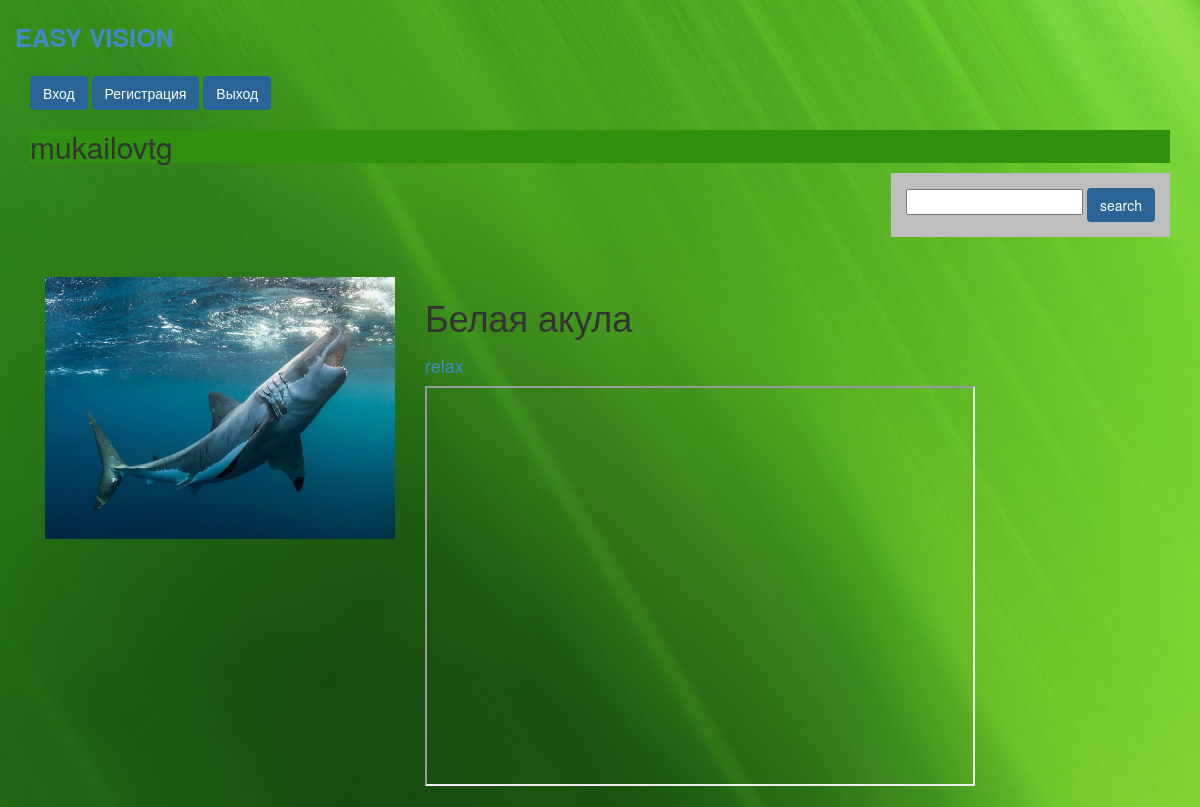
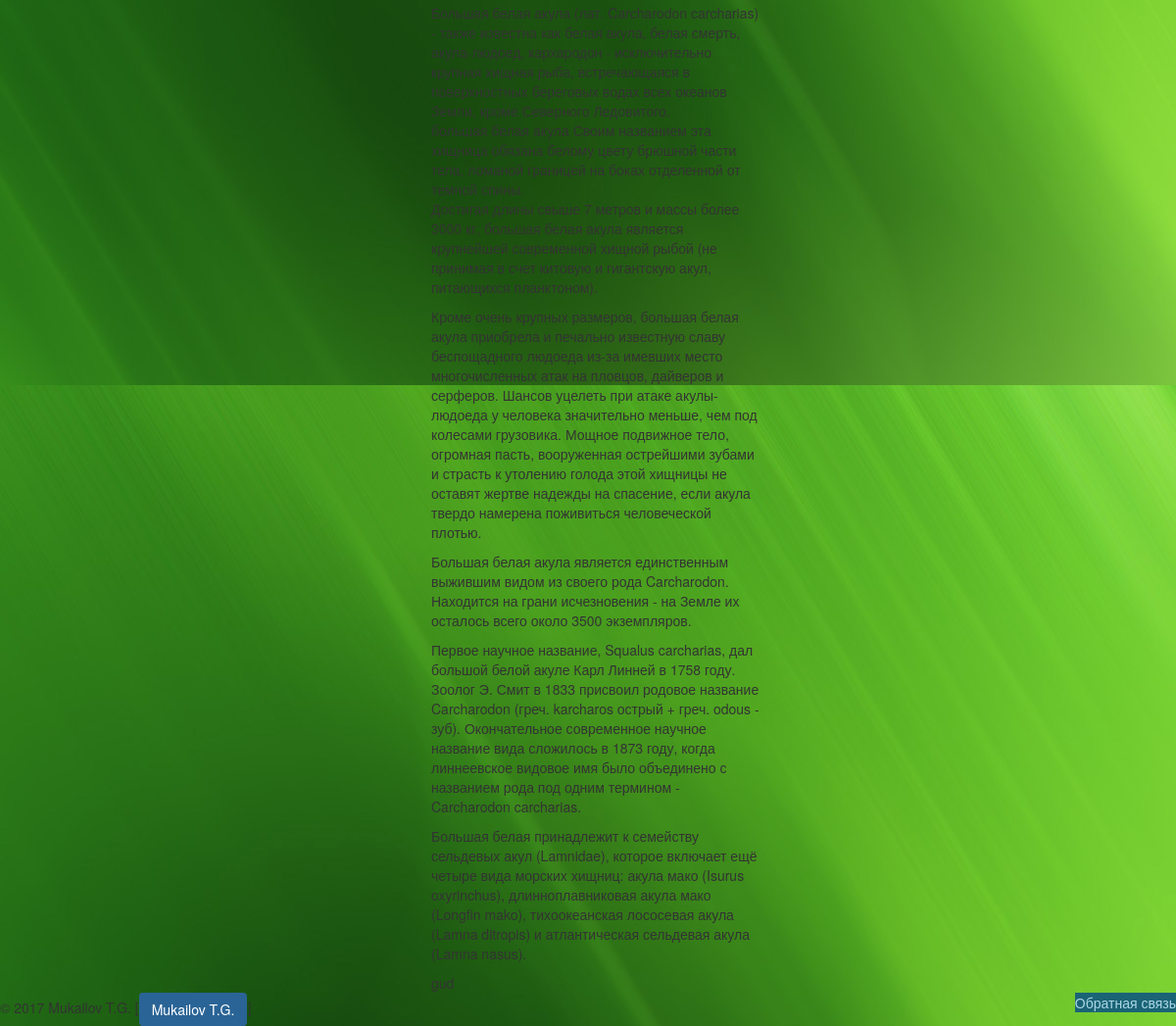
The page /1/belaja-akula/ (signed in) on the database its author committed (2 pictures, top to bottom).
### vision/models.py (models this page shows, shortened)
class Blog(models.Model):
    category = models.ForeignKey(Category, related_name='blogs', verbose_name='Категория')
    name = models.CharField(max_length=250, db_index=True, verbose_name='Название')
    slug = models.SlugField(max_length=250, db_index=True)
    image = models.ImageField(upload_to='blogs/%Y/%m/%d/', blank=True, verbose_name='Изображение')
    description = models.TextField(verbose_name='Описание',blank=True)
    created = models.DateTimeField(auto_now_add=True)
    videourl = models.URLField(max_length=250, verbose_name='Видео url',default=None)
    class Meta:
        ordering = ['created']
        verbose_name_plural = 'Блоги'
        index_together = [
            ['id', 'slug']
        ]

class Category(models.Model):
    name = models.CharField(max_length=250, db_index=True)
    slug = models.SlugField(max_length=250, db_index=True, unique=True)
    class Meta:
        ordering = ['name',]
        verbose_name = 'Категория'
        verbose_name_plural = 'Категории'
    def __str__(self):
        return self.name
    def get_absolute_url(self):
        return reverse('vision:BlogListByCategory', args=[self.slug])

### vision/views.py (the view)
# urls.py: url(r'^(?P<id>\d+)/(?P<slug>[-\w]+)/$', views.BlogDetail, name='BlogDetail'),
def BlogDetail(request, id, slug):
    user = request.user.username
    blog = get_object_or_404(Blog, id=id, slug=slug)
    return render(request, 'vision/blogs/detail.html', {
        'blog': blog,
        'user': user,
    })

### vision/templates/vision/blogs/detail.html (shortened to what this page needs)
{% extends "vision/base.html" %}
{% load static %}
{% block content %}
  <div class="product-detail">
    <div class="col-sm-4">
      <img src="{% if blog.image %}{{ blog.image.url }}{% else %}{% static "img/no-image.jpg"%}{% endif %}" class="img-responsive">
    </div>
    <div class="col-sm-8">
      <h1>{{ blog.name }}</h1>
      <h2><a href="{{ blog.category.get_absolute_url }}">{{ blog.category }}</a></h2>
      <p>
        <iframe width="550" height="400"
                 src="{{ blog.videourl }}"
                 frameborder="4"
                 allowfullscreen>
        </iframe>
      </p>
      <div class="col-sm-6">
        <p align="left"> {{ blog.description | linebreaks}} </p>
      </div>
      <div class="col-sm-8">
      </div>
    </div>
  </div>
{% endblock %}

### vision/templates/vision/base.html (shortened to what this page needs)
{% load static %}
<!DOCTYPE html>
<html lang="en" xmlns="http://www.w3.org/1999/html">
<head>
  <link rel="stylesheet" href="{% static "css/bootstrap.min.css" %}">
  <link rel="stylesheet" href="{% static "css/style.css" %}">
</head>
<body background="{% static "img/greenabs.jpg" %}">
  <section id="header">
    <div class="top container">
      <a href="{% url "vision:BlogList" %}">EASY VISION</a>
    </div>
  </section>
  <section class="container">
    <a class="btn" href="{% url "vision:LoginFormView" %}">Вход</a>
    <a class="btn" href="{% url "vision:RegisterFormView" %}">Регистрация</a>
    <a class="btn" href="{% url "vision:LogoutView" %}">Выход</a>
    {% if user %}
    <h2 class="btn-light">{{ user }}</h2>
    {% else %}
    <h2 class="btn-light">Гость</h2>
    {% endif %}
    <form class="top-bl" action="{% url "vision:search" %}" method="GET">
      <input type="text" name="q" />
      <button class="btn" type="submit">search</button>
    </form>
  </section>
  <section id="content row" class="container">
    {% block content %}{% endblock %}
  </section>
  <a  class="btn1" href="{% url "vision:ContactView" %}">Обратная связь</a>
&copy; 2017 Mukailov T.G. [<a class="btn" href="https://mukailov1991@mail.ru">Mukailov T.G.</a>]
</body>
</html>

### vision/static/css/style.css (style rules this page uses)
.top { padding: 20px 0; font-size: 25px; font-weight: 600; text-transform: uppercase; }
.top-bl { background: #bebebe; padding: 15px; float:right; }
.product-detail { margin-top: 40px; }
.product-detail h2 { font-size: 18px; }
.btn { background: #2a6496; color: white; }
.btn1 { background: #1a6476; color: lightblue; float: right; }
.btn-light { background: #309010; }

### rows shown on the page
Blog: image (picture), name "Белая акула", category "relax", description "Большая белая акула (лат. Carcharodon carcharias) - также известна как белая акула, белая смерть, акула-людоед, кархародон - исключительно крупная хищная рыба, встречающаяся в поверхностных береговых водах всех океанов Земли, кроме Северного Ледовитого. Достигая длины свыше 7 метров и массы более 3000 кг, большая белая акула является крупнейшей современной хищной рыбой (не принимая в счет китовую и гигантскую акул, питающихся планктоном). Кроме очень крупных размеров, большая белая акула приобрела и печально известную славу беспощадного людоеда из-за имевших место многочисленных атак на пловцов, дайверов и серферов. Шансов уцелеть при атаке акулы-людоеда у человека значительно меньше, чем…"

### other values the page prints
{{ user }} "mukailovtg"
